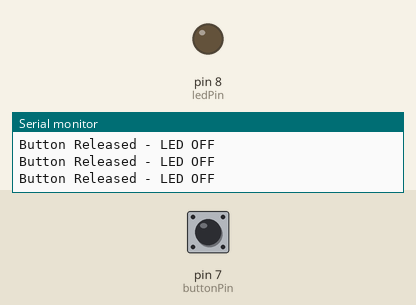
This sketch was run on a simulated Arduino Uno, built with avr-gcc and run on an emulated ATmega328P. On the bench: output pins drawn as LEDs (lit = HIGH), the last lines printed to the serial monitor. The test bench sets the inputs (shaded band); at power-on: pin 7 (buttonPin) HIGH.

Above: at 1.2 s.
1.3 s: pin 7 (buttonPin) pulled LOW for 0.15 s
At 1.4 s:
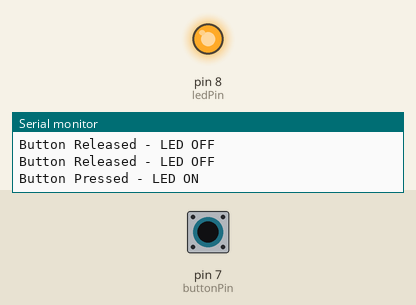
3.0 s: pin 7 (buttonPin) pulled LOW for 3.2 s
At 6.6 s:
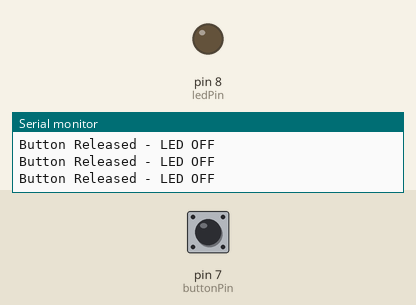
Timing chart, 0 to 8.1 s (numbered marks = the images above; inputs shaded):
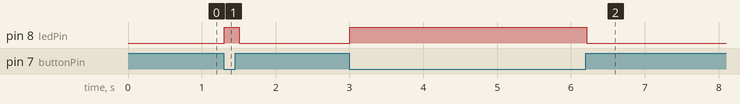

The sketch:

6._Button-Controlled_LED.ino
```cpp
/*
Components Used:
- Arduino Board
- Sensor Shield
- Push Button
- LED
- Breadboard
- Jumper Wires
*/

int buttonPin = 7; // Button connected to Pin 7
int ledPin = 8;    // LED connected to Pin 8

void setup() {
  pinMode(buttonPin, INPUT_PULLUP); // Set Button pin as input with internal pull-up resistor
  pinMode(ledPin, OUTPUT);          // Set LED pin as output
  Serial.begin(9600);               // Initialize Serial Monitor at 9600 baud
}

void loop() {
  int buttonState = digitalRead(buttonPin); // Read button state

  if (buttonState == LOW) {  // Check if button is pressed (Active LOW)
    digitalWrite(ledPin, HIGH);  // Turn on LED
    Serial.println("Button Pressed - LED ON");
  } else {
    digitalWrite(ledPin, LOW);   // Turn off LED
    Serial.println("Button Released - LED OFF");
  }

  delay(100); // Add slight delay to avoid excessive serial output
}
```

Measured:
- after the input at 1.3 s, pin 8 (ledPin): LOW → HIGH at once, → LOW 0.20 s later
- after the input at 3.0 s, pin 8 (ledPin): LOW → HIGH at once, → LOW 3.2 s later
